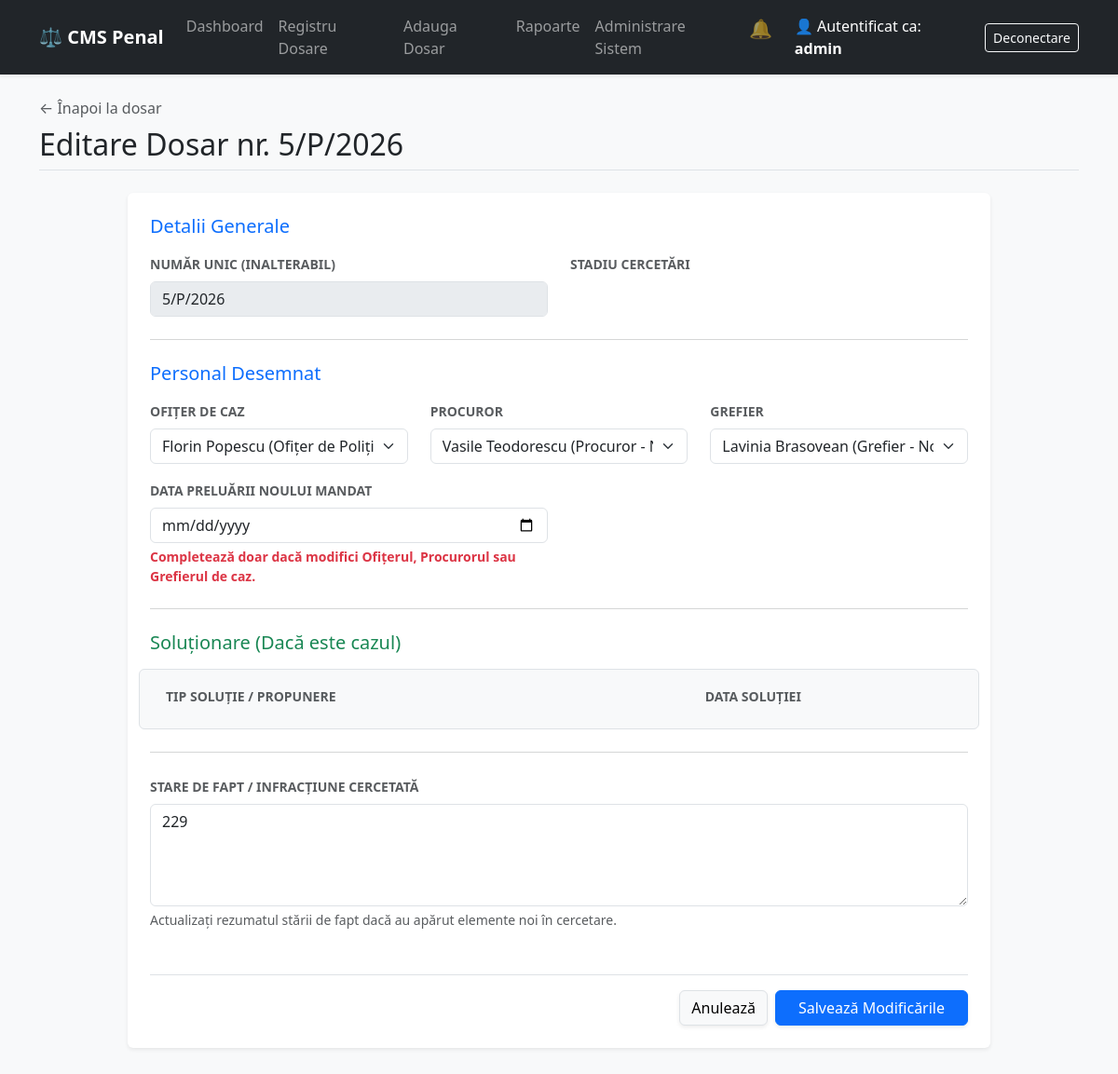
Before: /cases/5/editeaza/ (signed in) with the older database file.
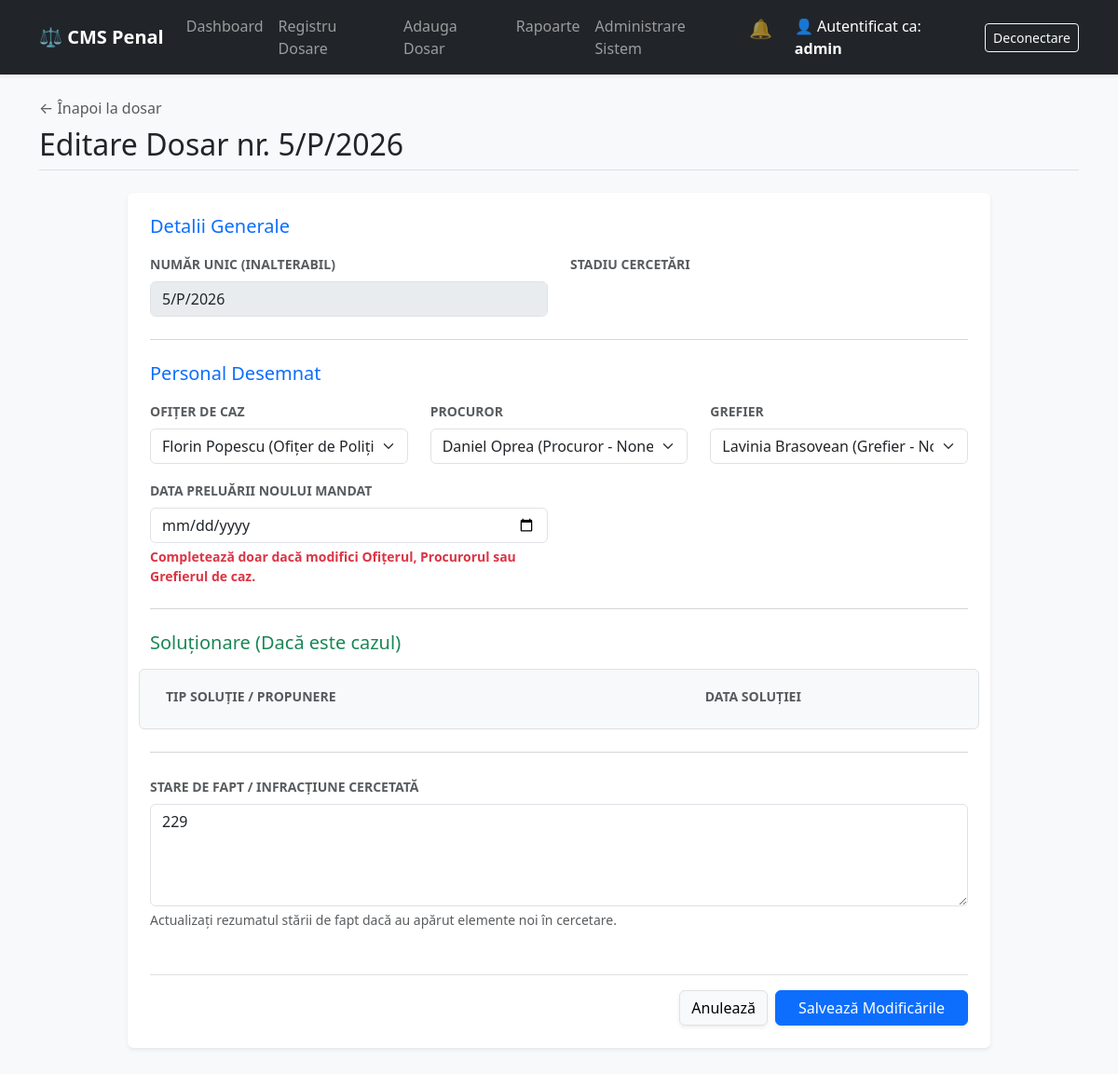
After: the same page with the newer database file.
### cases/models.py (models this page shows, shortened)
class Dosar(models.Model):
    class Stadiu(models.TextChoices):
        POLITIE = 'POLITIE', 'În lucru la Poliție'
        PROCUROR = 'PROCUROR', 'În lucru la Procuror'
        SOLUTIONAT = 'SOLUTIONAT', 'Soluționat'
    class Solutie(models.TextChoices):
        TRIMITERE = 'TRIMITERE', 'Trimitere în judecată'
        CLASARE = 'CLASARE', 'Clasare'
        RENUNTARE = 'RENUNTARE', 'Renunțare la urmărirea penală'
        DECLINARE = 'DECLINARE', 'Declinare'
        SUSPENDARE = 'SUSPENDARE', 'Suspendare'
        TRECERE = 'TRECERE', 'Trecere la alt organ'
    numar_unic = models.CharField(max_length=50, unique=True, help_text="Ex: 123/P/2026")
    data_inregistrarii = models.DateField(
        default=timezone.now,
        verbose_name="Data Înregistrării"
    )
    infractiune_cercetata = models.TextField(
        blank=True,
        null=True,
        verbose_name="Situația de Fapt (Rezumat)",
        help_text="Descrierea faptei pe scurt (opțional)"
    )
    ofiter_caz = models.ForeignKey(
        settings.AUTH_USER_MODEL,
        on_delete=models.SET_NULL,
        null=True,
        blank=True,
        related_name='dosare_instrumentate'
    )
    procuror_caz = models.ForeignKey(
        settings.AUTH_USER_MODEL,
        on_delete=models.SET_NULL,
        null=True,
        blank=True,
        related_name='dosare_supravegheate'
    )
    grefier_caz = models.ForeignKey(
        settings.AUTH_USER_MODEL,
        on_delete=models.SET_NULL,
        null=True,
        blank=True,
        related_name='dosare_gestionate'
    )
    class Meta:
        verbose_name = "Dosar Penal"
        verbose_name_plural = "Dosare Penale"
        ordering = ['-data_inregistrarii'] # Sortează descrescător după dată
    def are_drepturi_editare(self, utilizator):
        if not utilizator.is_authenticated:
            return False
        if utilizator.is_superuser or utilizator.rol == 'ADMIN':
            return True
    history = HistoricalRecords(verbose_name="Istoric Dosar") # <--- PĂSTREAZĂ ISTORICUL DOSARULUI

### cases/views.py (the view)
# urls.py: path('<int:pk>/editeaza/', views.editare_dosar, name='editare_dosar'),
@login_required
def editare_dosar(request, pk):
    dosar = get_object_or_404(Dosar, pk=pk)
    vechi_ofiter = dosar.ofiter_caz
    vechi_procuror = dosar.procuror_caz
    vechi_grefier = dosar.grefier_caz
    if not dosar.are_drepturi_editare(request.user):
        raise PermissionDenied("Nu ai permisiunea de a edita acest dosar.")
    if request.method == 'POST':
        form = DosarForm(request.POST, instance=dosar)
        if form.is_valid():
            data_schimbare = form.cleaned_data.get('data_schimbare_echipa') or date.today()
            nou_dosar = form.save() # Salvăm dosarul cu noua echipă
            def actualizeaza_istoric(rol_nume, vechi_user, nou_user):
                if vechi_user != nou_user:
                    if vechi_user:
                        IstoricDesemnare.objects.filter(
                            dosar=nou_dosar, utilizator=vechi_user, rol=rol_nume, data_finalizare__isnull=True
                        ).update(data_finalizare=data_schimbare)
                    if nou_user:
                        IstoricDesemnare.objects.create(
                            dosar=nou_dosar, utilizator=nou_user, rol=rol_nume, data_desemnare=data_schimbare
                        )
                        link_dosar = reverse('cases:detalii_dosar', args=[nou_dosar.pk])
                        Notificare.objects.create(
                            utilizator=nou_user,
                            mesaj=f"Ai preluat mandatul de {rol_nume} pe dosarul {nou_dosar.numar_unic}.",
                            link=link_dosar
                        )
            actualizeaza_istoric('Ofițer', vechi_ofiter, nou_dosar.ofiter_caz)
            actualizeaza_istoric('Procuror', vechi_procuror, nou_dosar.procuror_caz)
            actualizeaza_istoric('Grefier', vechi_grefier, nou_dosar.grefier_caz)
            return redirect('cases:detalii_dosar', pk=dosar.pk)
    else:
        form = DosarForm(instance=dosar)
    context = {
        'form': form,
        'dosar': dosar
    }
    return render(request, 'cases/editare_dosar.html', context)

### accounts/models.py (called while the page is built)
    def __str__(self):
        nume_complet = self.get_full_name()
        if nume_complet:
            return f"{nume_complet} ({self.get_rol_display()} - {self.unitate})"
        return f"{self.username} ({self.get_rol_display()})"

### cases/context_processors.py (called while the page is built)
def notificari_globale(request):
    if request.user.is_authenticated:
        necitite = Notificare.objects.filter(utilizator=request.user, citita=False)
        return {
            'notificari_necitite': necitite,
            'nr_notificari': necitite.count()
        }
    return {'notificari_necitite': [], 'nr_notificari': 0}

### cases/templates/cases/editare_dosar.html (shortened to what the changed rows need)
{% extends 'base.html' %}
{% block content %}
<div class="d-flex justify-content-between align-items-center mb-4 pb-2 border-bottom">
    <div>
        <a href="{% url 'cases:detalii_dosar' dosar.pk %}" class="text-decoration-none text-muted mb-2 d-inline-block">
            &larr; Înapoi la dosar
        </a>
        <h2 class="mb-0">Editare Dosar nr. {{ dosar.numar_unic }}</h2>
    </div>
</div>
<div class="row justify-content-center">
    <div class="col-lg-10">
        <div class="card shadow-sm border-0 mb-5">
            <div class="card-body p-4">
                <form method="POST">
                    <div class="row mb-3">
                        <div class="col-md-6 mb-3 mb-md-0">
                            <label class="form-label small text-uppercase fw-bold text-muted">Număr Unic (Inalterabil)</label>
                            {{ form.numar_unic }}
                        </div>
                    </div>
                    <div class="row mb-3">
                        <div class="col-md-4 mb-3 mb-md-0">
                            <label class="form-label small text-uppercase fw-bold text-muted">Ofițer de Caz</label>
                            {{ form.ofiter_caz }}
                        </div>
                        <div class="col-md-4 mb-3 mb-md-0">
                            <label class="form-label small text-uppercase fw-bold text-muted">Procuror</label>
                            {{ form.procuror_caz }}
                        </div>
                        <div class="col-md-4">
                            <label class="form-label small text-uppercase fw-bold text-muted">Grefier</label>
                            {{ form.grefier_caz }}
                        </div>
                    </div>
                    <div class="mb-4">
                        <label class="form-label small text-uppercase fw-bold text-muted">Stare de fapt / Infracțiune Cercetată</label>
                        {{ form.infractiune_cercetata }}
                        <div class="form-text">Actualizați rezumatul stării de fapt dacă au apărut elemente noi în cercetare.</div>
                    </div>
                </form>
            </div>
        </div>
    </div>
</div>
{% endblock %}

Changed rows visible on the page:
changed Dosar "Florin Popescu (Ofițer de Poliție Judiciară - None)": procuror_caz "Vasile Teodorescu (Procuror - None)" → "Daniel Oprea (Procuror - None)"
